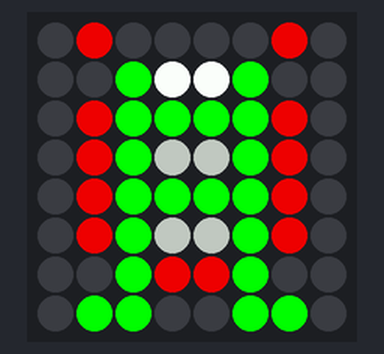
A program run on a simulated Raspberry Pi (BCM pin numbers) with a Sense HAT. Parts: the Sense HAT's 8×8 RGB LED matrix. At 0.0 s the program stops and its outputs stay as they are.

Above: at 0.1 s.

The program:

Robo_code.py
```python
from sense_hat import SenseHat

sense = SenseHat()
sense.clear()

g = (0,255,0)
r = (200,0,0)
w = (100,100,100)
e = (0,0,0)
b = (255,255,255)

paxi = [
    e, r, e, e, e, e, r, e,
    e, e, g, b, b, g, e, e,
    e, r, g, g, g, g, r, e,
    e, r, g, w, w, g, r, e,
    e, r, g, g, g, g, r, e,
    e, r, g, w, w, g, r, e,
    e, e, g, r, r, g, e, e,
    e, g, g, e, e, g, g, e
]

sense.set_pixels(paxi)
```
